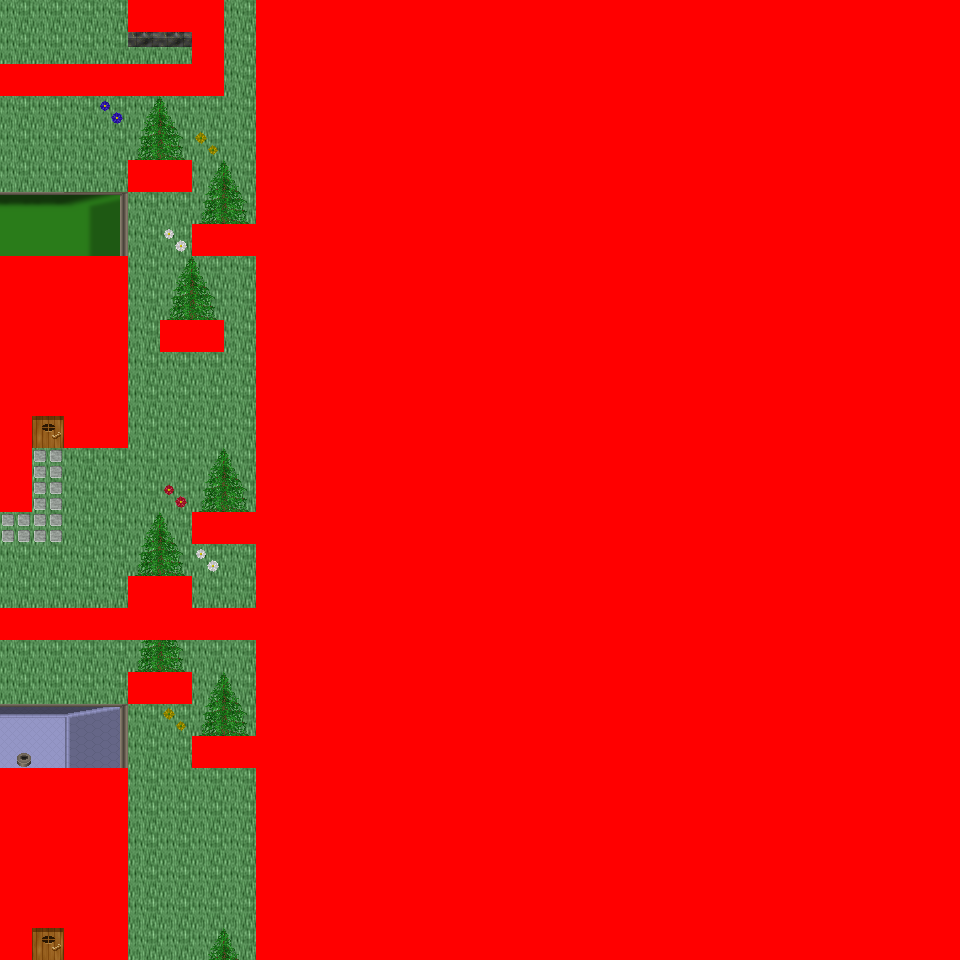

Below is a game level as drawn by its tile map, then a one-line description and the .tmx that defines it (tile-layer data replaced by summaries):
An orthogonal 30x30 tile map with 32x32 px tiles, 6 tile layers (Ground, Object, Object2, Above, ...), 54 tilesets and 8 objects (8x mapchange).

<map version="1.0" orientation="orthogonal" renderorder="right-down" width="30" height="30" tilewidth="32" tileheight="32" nextobjectid="9">
  <tileset firstgid="1" name="tileset_logic_collision" tilewidth="32" tileheight="32" tilecount="1" columns="1">
    <image source="../drawable/tileset_logic_collision.png" width="32" height="32" />
  </tileset>
  <tileset firstgid="2" name="tileset_building_decoration_orbpedestal" tilewidth="32" tileheight="32" tilecount="2" columns="1">
    <image source="../drawable/tileset_building_decoration_orbpedestal.png" width="32" height="64" />
  </tileset>
  <tileset firstgid="4" name="tileset_building_decoration_chimney" tilewidth="32" tileheight="32" tilecount="2" columns="1">
    <image source="../drawable/tileset_building_decoration_chimney.png" width="32" height="64" />
  </tileset>
  <tileset firstgid="6" name="tileset_item_statue_fairypool" tilewidth="32" tileheight="32" tilecount="16" columns="2">
    <image source="../drawable/tileset_item_statue_fairypool.png" width="64" height="256" />
  </tileset>
  <tileset firstgid="22" name="tileset_building_decoration_stone_details" tilewidth="32" tileheight="32" tilecount="4" columns="2">
    <image source="../drawable/tileset_building_decoration_stone_details.png" width="64" height="64" />
  </tileset>
  <tileset firstgid="26" name="tileset_building_door_closed" tilewidth="32" tileheight="32" tilecount="1" columns="1">
    <image source="../drawable/tileset_building_door_closed.png" width="32" height="32" />
  </tileset>
  <tileset firstgid="27" name="tileset_building_door_door" tilewidth="32" tileheight="32" tilecount="6" columns="3">
    <image source="../drawable/tileset_building_door_door.png" width="96" height="64" />
  </tileset>
  <tileset firstgid="33" name="tileset_building_fence_fence_chunky" tilewidth="32" tileheight="32" tilecount="21" columns="3">
    <image source="../drawable/tileset_building_fence_fence_chunky.png" width="96" height="224" />
  </tileset>
  <tileset firstgid="54" name="tileset_building_roof_blue" tilewidth="32" tileheight="32" tilecount="20" columns="5">
    <image source="../drawable/tileset_building_roof_blue.png" width="160" height="128" />
  </tileset>
  <tileset firstgid="74" name="tileset_building_roof_green" tilewidth="32" tileheight="32" tilecount="20" columns="5">
    <image source="../drawable/tileset_building_roof_green.png" width="160" height="128" />
  </tileset>
  <tileset firstgid="94" name="tileset_building_roof_red" tilewidth="32" tileheight="32" tilecount="20" columns="5">
    <image source="../drawable/tileset_building_roof_red.png" width="160" height="128" />
  </tileset>
  <tileset firstgid="114" name="tileset_building_roof_red2" tilewidth="32" tileheight="32" tilecount="20" columns="5">
    <image source="../drawable/tileset_building_roof_red2.png" width="160" height="128" />
  </tileset>
  <tileset firstgid="134" name="tileset_building_roof_roof_borders" tilewidth="32" tileheight="32" tilecount="9" columns="3">
    <image source="../drawable/tileset_building_roof_roof_borders.png" width="96" height="96" />
  </tileset>
  <tileset firstgid="143" name="tileset_building_roof_yellow" tilewidth="32" tileheight="32" tilecount="20" columns="5">
    <image source="../drawable/tileset_building_roof_yellow.png" width="160" height="128" />
  </tileset>
  <tileset firstgid="163" name="tileset_building_window_window_long" tilewidth="32" tileheight="32" tilecount="3" columns="3">
    <image source="../drawable/tileset_building_window_window_long.png" width="96" height="32" />
  </tileset>
  <tileset firstgid="166" name="tileset_ground_cobbled_paving" tilewidth="32" tileheight="32" tilecount="1" columns="1">
    <image source="../drawable/tileset_ground_cobbled_paving.png" width="32" height="32" />
  </tileset>
  <tileset firstgid="167" name="tileset_ground_gravel" tilewidth="32" tileheight="32" tilecount="1" columns="1">
    <image source="../drawable/tileset_ground_gravel.png" width="32" height="32" />
  </tileset>
  <tileset firstgid="168" name="tileset_ground_stone_floors" tilewidth="32" tileheight="32" tilecount="6" columns="3">
    <image source="../drawable/tileset_ground_stone_floors.png" width="96" height="64" />
  </tileset>
  <tileset firstgid="174" name="tileset_ground_ground" tilewidth="32" tileheight="32" tilecount="33" columns="3">
    <image source="../drawable/tileset_ground_ground.png" width="96" height="352" />
  </tileset>
  <tileset firstgid="207" name="tileset_plant_bush_various_small" tilewidth="32" tileheight="32" tilecount="9" columns="3">
    <image source="../drawable/tileset_plant_bush_various_small.png" width="96" height="96" />
  </tileset>
  <tileset firstgid="216" name="tileset_plant_flower_daisy_blue" tilewidth="32" tileheight="32" tilecount="8" columns="2">
    <image source="../drawable/tileset_plant_flower_daisy_blue.png" width="64" height="128" />
  </tileset>
  <tileset firstgid="224" name="tileset_plant_flower_daisy_red" tilewidth="32" tileheight="32" tilecount="8" columns="2">
    <image source="../drawable/tileset_plant_flower_daisy_red.png" width="64" height="128" />
  </tileset>
  <tileset firstgid="232" name="tileset_plant_flower_daisy_white" tilewidth="32" tileheight="32" tilecount="8" columns="2">
    <image source="../drawable/tileset_plant_flower_daisy_white.png" width="64" height="128" />
  </tileset>
  <tileset firstgid="240" name="tileset_plant_flower_daisy_yellow" tilewidth="32" tileheight="32" tilecount="8" columns="2">
    <image source="../drawable/tileset_plant_flower_daisy_yellow.png" width="64" height="128" />
  </tileset>
  <tileset firstgid="248" name="tileset_plant_tree_spruce" tilewidth="32" tileheight="32" tilecount="6" columns="2">
    <image source="../drawable/tileset_plant_tree_spruce.png" width="64" height="96" />
  </tileset>
  <tileset firstgid="254" name="tileset_item_pot_pot_purple" tilewidth="32" tileheight="32" tilecount="1" columns="1">
    <image source="../drawable/tileset_item_pot_pot_purple.png" width="32" height="32" />
  </tileset>
  <tileset firstgid="255" name="tileset_item_pot_pot_tall" tilewidth="32" tileheight="32" tilecount="2" columns="1">
    <image source="../drawable/tileset_item_pot_pot_tall.png" width="32" height="64" />
  </tileset>
  <tileset firstgid="257" name="tileset_item_pot_small_barrel" tilewidth="32" tileheight="32" tilecount="2" columns="1">
    <image source="../drawable/tileset_item_pot_small_barrel.png" width="32" height="64" />
  </tileset>
  <tileset firstgid="259" name="tileset_item_postbox" tilewidth="32" tileheight="32" tilecount="4" columns="2">
    <image source="../drawable/tileset_item_postbox.png" width="64" height="64" />
  </tileset>
  <tileset firstgid="263" name="tileset_furniture_chair_wooden_pale" tilewidth="32" tileheight="32" tilecount="4" columns="2">
    <image source="../drawable/tileset_furniture_chair_wooden_pale.png" width="64" height="64" />
  </tileset>
  <tileset firstgid="267" name="tileset_furniture_table_wooden" tilewidth="32" tileheight="32" tilecount="1" columns="1">
    <image source="../drawable/tileset_furniture_table_wooden.png" width="32" height="32" />
  </tileset>
  <tileset firstgid="268" name="tileset_furniture_table_brick_base" tilewidth="32" tileheight="32" tilecount="3" columns="3">
    <image source="../drawable/tileset_furniture_table_brick_base.png" width="96" height="32" />
  </tileset>
  <tileset firstgid="271" name="tileset_furniture_light_iron_lamp" tilewidth="32" tileheight="32" tilecount="3" columns="1">
    <image source="../drawable/tileset_furniture_light_iron_lamp.png" width="32" height="96" />
  </tileset>
  <tileset firstgid="274" name="tileset_furniture_light_flames" tilewidth="32" tileheight="32" tilecount="6" columns="6">
    <image source="../drawable/tileset_furniture_light_flames.png" width="192" height="32" />
  </tileset>
  <tileset firstgid="280" name="tileset_furniture_sink_dark_side_on" tilewidth="32" tileheight="32" tilecount="6" columns="3">
    <image source="../drawable/tileset_furniture_sink_dark_side_on.png" width="96" height="64" />
  </tileset>
  <tileset firstgid="286" name="tileset_ground_grass_corners" tilewidth="32" tileheight="32" tilecount="24" columns="6">
    <image source="../drawable/tileset_ground_grass_corners.png" width="192" height="128" />
  </tileset>
  <tileset firstgid="310" name="tileset_ground_grass_edges" tilewidth="32" tileheight="32" tilecount="36" columns="12">
    <image source="../drawable/tileset_ground_grass_edges.png" width="384" height="96" />
  </tileset>
  <tileset firstgid="346" name="tileset_plant_tree_tree_fluffy" tilewidth="32" tileheight="32" tilecount="12" columns="4">
    <image source="../drawable/tileset_plant_tree_tree_fluffy.png" width="128" height="96" />
  </tileset>
  <tileset firstgid="358" name="tileset_ground_water_dungeon_water" tilewidth="32" tileheight="32" tilecount="30" columns="3">
    <image source="../drawable/tileset_ground_water_dungeon_water.png" width="96" height="320" />
  </tileset>
  <tileset firstgid="388" name="tileset_furniture_table_wooden_rectangular" tilewidth="32" tileheight="32" tilecount="9" columns="3">
    <image source="../drawable/tileset_furniture_table_wooden_rectangular.png" width="96" height="96" />
  </tileset>
  <tileset firstgid="397" name="tileset_item_statue_metal_and_stone" tilewidth="32" tileheight="32" tilecount="6" columns="3">
    <image source="../drawable/tileset_item_statue_metal_and_stone.png" width="96" height="64" />
  </tileset>
  <tileset firstgid="403" name="tileset_ground_fire_fire" tilewidth="32" tileheight="32" tilecount="27" columns="3">
    <image source="../drawable/tileset_ground_fire_fire.png" width="96" height="288" />
  </tileset>
  <tileset firstgid="430" name="tileset_furniture_table_bench" tilewidth="32" tileheight="32" tilecount="3" columns="3">
    <image source="../drawable/tileset_furniture_table_bench.png" width="96" height="32" />
  </tileset>
  <tileset firstgid="433" name="tileset_plant_bush_hosta" tilewidth="32" tileheight="32" tilecount="9" columns="3">
    <image source="../drawable/tileset_plant_bush_hosta.png" width="96" height="96" />
  </tileset>
  <tileset firstgid="442" name="tileset_plant_tree_tree_green" tilewidth="32" tileheight="32" tilecount="88" columns="8">
    <image source="../drawable/tileset_plant_tree_tree_green.png" width="256" height="352" />
  </tileset>
  <tileset firstgid="530" name="tileset_item_sign_large" tilewidth="32" tileheight="32" tilecount="15" columns="5">
    <image source="../drawable/tileset_item_sign_large.png" width="160" height="96" />
  </tileset>
  <tileset firstgid="545" name="tileset_building_wall_wall_brown" tilewidth="32" tileheight="32" tilecount="12" columns="3">
    <image source="../drawable/tileset_building_wall_wall_brown.png" width="96" height="128" />
  </tileset>
  <tileset firstgid="557" name="tileset_ground_green_paving_4" tilewidth="32" tileheight="32" tilecount="3" columns="3">
    <image source="../drawable/tileset_ground_green_paving_4.png" width="96" height="32" />
  </tileset>
  <tileset firstgid="560" name="tileset_item_swing" tilewidth="32" tileheight="32" tilecount="4" columns="2">
    <image source="../drawable/tileset_item_swing.png" width="64" height="64" />
  </tileset>
  <tileset firstgid="564" name="tileset_item_fishrods" tilewidth="32" tileheight="32" tilecount="12" columns="4">
    <image source="../drawable/tileset_item_fishrods.png" width="128" height="96" />
  </tileset>
  <tileset firstgid="576" name="tileset_building_decoration_numbers" tilewidth="32" tileheight="32" tilecount="20" columns="2">
    <image source="../drawable/tileset_building_decoration_numbers.png" width="64" height="320" />
  </tileset>
  <tileset firstgid="596" name="tileset_ground_green_paving" tilewidth="32" tileheight="32" tilecount="18" columns="3">
    <image source="../drawable/tileset_ground_green_paving.png" width="96" height="192" />
  </tileset>
  <tileset firstgid="614" name="tileset_item_huge_orb" tilewidth="32" tileheight="32" tilecount="16" columns="2">
    <image source="../drawable/tileset_item_huge_orb.png" width="64" height="256" />
  </tileset>
  <tileset firstgid="630" name="tileset_item_firewood" tilewidth="32" tileheight="32" tilecount="12" columns="3">
    <image source="../drawable/tileset_item_firewood.png" width="96" height="128" />
  </tileset>
  <layer name="Ground" width="30" height="30">
    <data>[900 cells, 900 non-empty, 6 distinct tile ids]</data>
  </layer>
  <layer name="Object" width="30" height="30">
    <data>[900 cells, 312 non-empty, 39 distinct tile ids]</data>
  </layer>
  <layer name="Object2" width="30" height="30">
    <data>[900 cells, 59 non-empty, 13 distinct tile ids]</data>
  </layer>
  <layer name="Above" width="30" height="30">
    <data>[900 cells, 211 non-empty, 53 distinct tile ids]</data>
  </layer>
  <layer name="Above2" width="30" height="30">
    <data>[900 cells, 15 non-empty, 3 distinct tile ids]</data>
  </layer>
  <layer name="Walkable" width="30" height="30">
    <data>[900 cells, 741 non-empty, 1 distinct tile ids]</data>
  </layer>
  <objectgroup name="MapEvents">
    <object id="1" name="north" type="mapchange" x="0" y="0" width="128" height="32">
      <properties>
        <property name="map" value="0_ados_mountain_n2_w2_x3_y1" />
        <property name="place" value="south" />
      </properties>
    </object>
    <object id="2" name="north2" type="mapchange" x="224" y="0" width="32" height="32">
      <properties>
        <property name="map" value="0_ados_mountain_n2_w2_x3_y1" />
        <property name="place" value="south2" />
      </properties>
    </object>
    <object id="3" name="south" type="mapchange" x="32" y="928" width="32" height="32">
      <properties>
        <property name="map" value="0_ados_mountain_n2_w2_x3_y3" />
        <property name="place" value="north" />
      </properties>
    </object>
    <object id="4" name="south2" type="mapchange" x="128" y="928" width="128" height="32">
      <properties>
        <property name="map" value="0_ados_mountain_n2_w2_x3_y3" />
        <property name="place" value="north2" />
      </properties>
    </object>
    <object id="5" name="west" type="mapchange" x="0" y="0" width="32" height="64">
      <properties>
        <property name="map" value="0_ados_mountain_n2_w2_x2_y2" />
        <property name="place" value="east" />
      </properties>
    </object>
    <object id="6" name="west2" type="mapchange" x="0" y="96" width="32" height="160">
      <properties>
        <property name="map" value="0_ados_mountain_n2_w2_x2_y2" />
        <property name="place" value="east2" />
      </properties>
    </object>
    <object id="7" name="west3" type="mapchange" x="0" y="512" width="32" height="96">
      <properties>
        <property name="map" value="0_ados_mountain_n2_w2_x2_y2" />
        <property name="place" value="east3" />
      </properties>
    </object>
    <object id="8" name="west4" type="mapchange" x="0" y="640" width="32" height="128">
      <properties>
        <property name="map" value="0_ados_mountain_n2_w2_x2_y2" />
        <property name="place" value="east4" />
      </properties>
    </object>
  </objectgroup>
</map>
